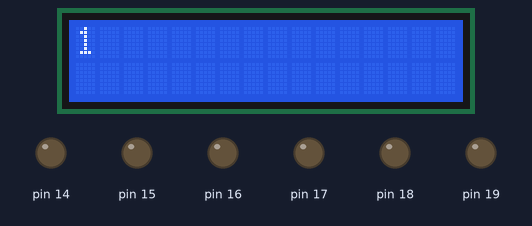
A sketch run on a simulated Arduino Uno, built with avr-gcc and run on an emulated ATmega328P. On the bench: 16×2 character LCD, output pins drawn as LEDs (lit = HIGH). Wiring (inferred from the names in the program): character LCD (HD44780): RS pin 3; R/W pin 4; E pin 5; data pin 6, pin 7, pin 8, pin 9, pin 10, pin 11, pin 12, pin 13. Pins used as bus, display or sensor lines are not drawn.

Above: at 0.1 s.
At 3.1 s:
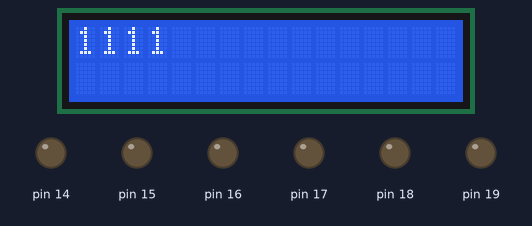
At 5.1 s:
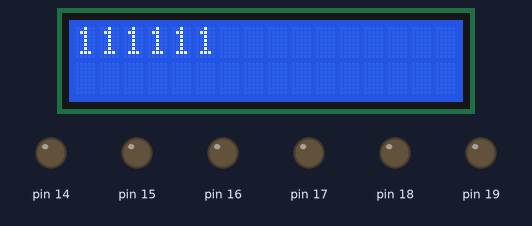
At 7.1 s:
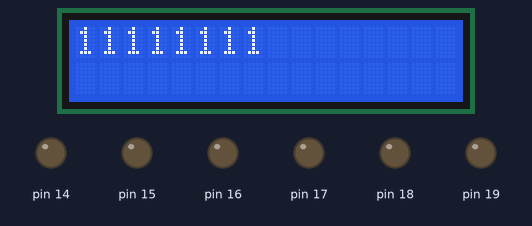
At 11.1 s:
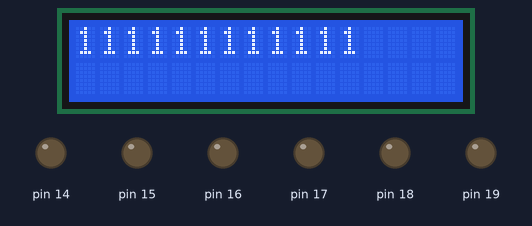
At 15.1 s:
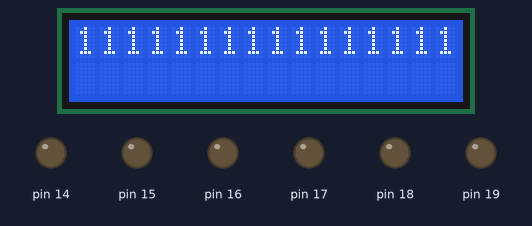

The sketch:

print_lcd_reset_1_1S.ino
```cpp
//초기화 하고 다시 1
#define RS 3
#define RW 4
#define EN 5

#define DB0 6
#define DB1 7
#define DB2 8
#define DB3 9
#define DB4 10
#define DB5 11
#define DB6 12
#define DB7 13

void setup() {
  int i;
  for(i=3 ; i<24 ; i++)
  {
    pinMode(i, OUTPUT);
  }

    Serial.begin(9600);

    digitalWrite(RS, HIGH);
    digitalWrite(RW, HIGH);

      //////////////////////////////////////
    digitalWrite(RS, LOW);
    digitalWrite(RW, LOW);
   //데이터 0x30 ( 0 0 1 1 0 0 0 0)
   digitalWrite(DB7, LOW);
   digitalWrite(DB6, LOW);
   digitalWrite(DB5, HIGH);
   digitalWrite(DB4, HIGH);
   digitalWrite(DB3, LOW);
   digitalWrite(DB2, LOW);
   digitalWrite(DB1, LOW);
   digitalWrite(DB0, LOW);
   //인에이블 1, 0
    digitalWrite(EN, HIGH);
    digitalWrite(EN, LOW);
    //RS. RW
    digitalWrite(RS, HIGH);
    digitalWrite(RW, HIGH);
    //delay
    delayMicroseconds(100);
    ////////////////////////////////////////////

    /////////0x30
    //////////////////////////////////////
    digitalWrite(RS, LOW);
    digitalWrite(RW, LOW);
   //데이터 0x30 ( 0 0 1 1 0 0 0 0)
   digitalWrite(DB7, LOW);
   digitalWrite(DB6, LOW);
   digitalWrite(DB5, HIGH);
   digitalWrite(DB4, HIGH);
   digitalWrite(DB3, LOW);
   digitalWrite(DB2, LOW);
   digitalWrite(DB1, LOW);
   digitalWrite(DB0, LOW);
   //인에이블 1, 0
    digitalWrite(EN, HIGH);
    digitalWrite(EN, LOW);
    //RS. RW
    digitalWrite(RS, HIGH);
    digitalWrite(RW, HIGH);
    //delay
    delayMicroseconds(100);
    ////////////////////////////////////////////

        /////////0x30
    //////////////////////////////////////
    digitalWrite(RS, LOW);
    digitalWrite(RW, LOW);
   //데이터 0x30 ( 0 0 1 1 0 0 0 0)
   digitalWrite(DB7, LOW);
   digitalWrite(DB6, LOW);
   digitalWrite(DB5, HIGH);
   digitalWrite(DB4, HIGH);
   digitalWrite(DB3, LOW);
   digitalWrite(DB2, LOW);
   digitalWrite(DB1, LOW);
   digitalWrite(DB0, LOW);
   //인에이블 1, 0
    digitalWrite(EN, HIGH);
    digitalWrite(EN, LOW);
    //RS. RW
    digitalWrite(RS, HIGH);
    digitalWrite(RW, HIGH);
    //delay
    delayMicroseconds(100);
    ////////////////////////////////////////////

/////////0x38
      //////////////////////////////////////
    digitalWrite(RS, LOW);
    digitalWrite(RW, LOW);
   //데이터 0x30 ( 0 0 1 1 1 0 0 0)
   digitalWrite(DB7, LOW);
   digitalWrite(DB6, LOW);
   digitalWrite(DB5, HIGH);
   digitalWrite(DB4, HIGH);
   digitalWrite(DB3, HIGH);
   digitalWrite(DB2, LOW);
   digitalWrite(DB1, LOW);
   digitalWrite(DB0, LOW);
   //인에이블 1, 0
    digitalWrite(EN, HIGH);
    digitalWrite(EN, LOW);
    //RS. RW
    digitalWrite(RS, HIGH);
    digitalWrite(RW, HIGH);
    //delay
    delayMicroseconds(100);
    ////////////////////////////////////////////

    /////////0x06
      //////////////////////////////////////
    digitalWrite(RS, LOW);
    digitalWrite(RW, LOW);
   //데이터 0x30 ( 0 0 0 0  0 1 1 0)
   digitalWrite(DB7, LOW);
   digitalWrite(DB6, LOW);
   digitalWrite(DB5, LOW);
   digitalWrite(DB4, LOW);
   digitalWrite(DB3, LOW);
   digitalWrite(DB2, HIGH);
   digitalWrite(DB1, HIGH);
   digitalWrite(DB0, LOW);
   //인에이블 1, 0
    digitalWrite(EN, HIGH);
    digitalWrite(EN, LOW);
    //RS. RW
    digitalWrite(RS, HIGH);
    digitalWrite(RW, HIGH);
    //delay
    delayMicroseconds(100);
    ////////////////////////////////////////////

        /////////0x0C
      //////////////////////////////////////
    digitalWrite(RS, LOW);
    digitalWrite(RW, LOW);
   //데이터 0x ( 0 0 0 0  1 1 0 0)
   digitalWrite(DB7, LOW);
   digitalWrite(DB6, LOW);
   digitalWrite(DB5, LOW);
   digitalWrite(DB4, LOW);
   digitalWrite(DB3, HIGH);
   digitalWrite(DB2, HIGH);
   digitalWrite(DB1, LOW);
   digitalWrite(DB0, LOW);
   //인에이블 1, 0
    digitalWrite(EN, HIGH);
    digitalWrite(EN, LOW);
    //RS. RW
    digitalWrite(RS, HIGH);
    digitalWrite(RW, HIGH);
    //delay
    delayMicroseconds(100);
    ////////////////////////////////////////////

    /////////0x80
      //////////////////////////////////////
    digitalWrite(RS, LOW);
    digitalWrite(RW, LOW);
   //데이터 0x30 ( 1 0 0 0  0 0 0 0)
   digitalWrite(DB7, HIGH);
   digitalWrite(DB6, LOW);
   digitalWrite(DB5, LOW);
   digitalWrite(DB4, LOW);
   digitalWrite(DB3, LOW);
   digitalWrite(DB2, LOW);
   digitalWrite(DB1, LOW);
   digitalWrite(DB0, LOW);
   //인에이블 1, 0
    digitalWrite(EN, HIGH);
    digitalWrite(EN, LOW);
    //RS. RW
    digitalWrite(RS, HIGH);
    digitalWrite(RW, HIGH);
    //delay
    delayMicroseconds(100);
    ////////////////////////////////////////////

    /////////0x01
      //////////////////////////////////////
    digitalWrite(RS, LOW);
    digitalWrite(RW, LOW);
   //데이터 0x30 ( 0 0 0 0  0 0 0 1)
   digitalWrite(DB7, LOW);
   digitalWrite(DB6, LOW);
   digitalWrite(DB5, LOW);
   digitalWrite(DB4, LOW);
   digitalWrite(DB3, LOW);
   digitalWrite(DB2, LOW);
   digitalWrite(DB1, LOW);
   digitalWrite(DB0, HIGH);
   //인에이블 1, 0
    digitalWrite(EN, HIGH);
    digitalWrite(EN, LOW);
    //RS. RW
    digitalWrite(RS, HIGH);
    digitalWrite(RW, HIGH);
    //delay
    delay(3);
    ////////////////////////////////////////////

}

void loop() {

        /////////0x31
      //////////////////////////////////////
    digitalWrite(RS, HIGH);
    digitalWrite(RW, LOW);
   //데이터 0x31 (  0 0 1 1  0 0 0 1)
   digitalWrite(DB7, LOW);
   digitalWrite(DB6, LOW);
   digitalWrite(DB5, HIGH);
   digitalWrite(DB4, HIGH);
   digitalWrite(DB3, LOW);
   digitalWrite(DB2, LOW);
   digitalWrite(DB1, LOW);
   digitalWrite(DB0, HIGH);
   //인에이블 1, 0
    digitalWrite(EN, HIGH);
    digitalWrite(EN, LOW);
    //RS. RW
    digitalWrite(RS, HIGH);
    digitalWrite(RW, HIGH);
    ////////////////////////////////////////////
    delay(1000);
}
```

Measured:
- what the display in image 0 shows lasts 1.0 s, from 0.0 s to 1.0 s
